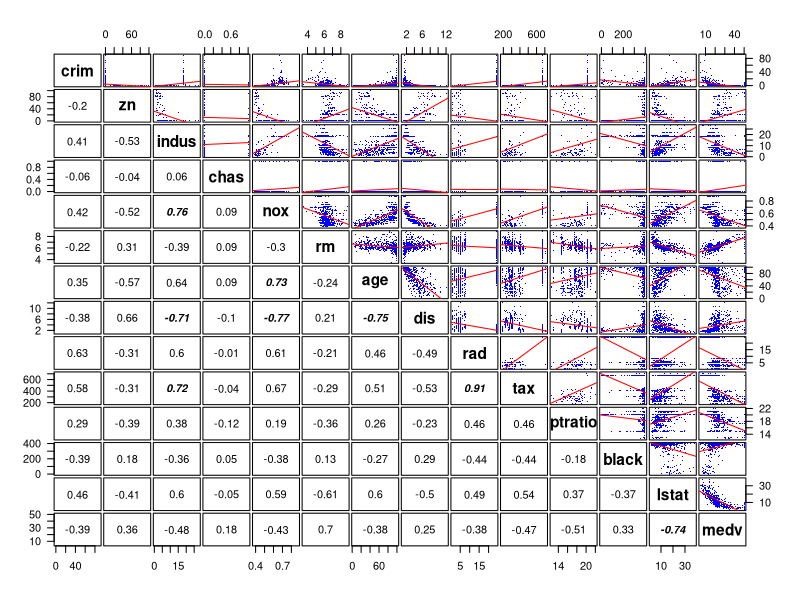
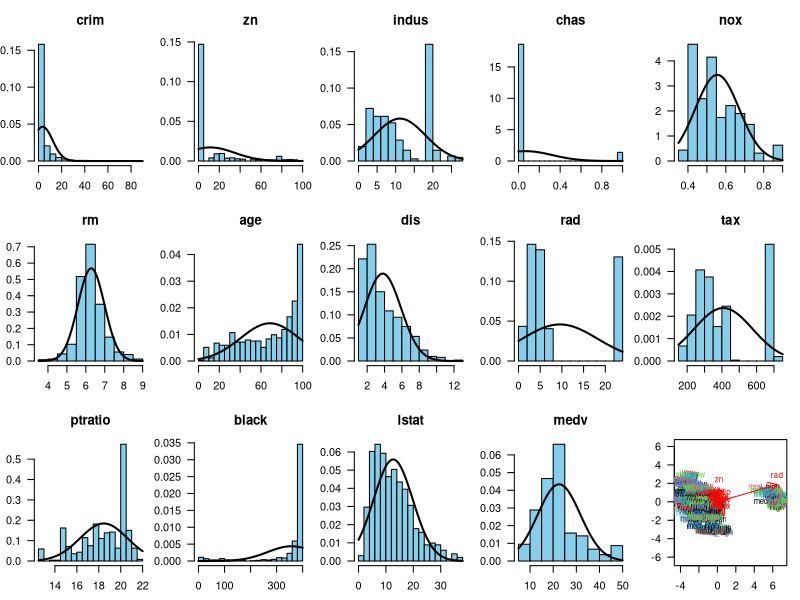
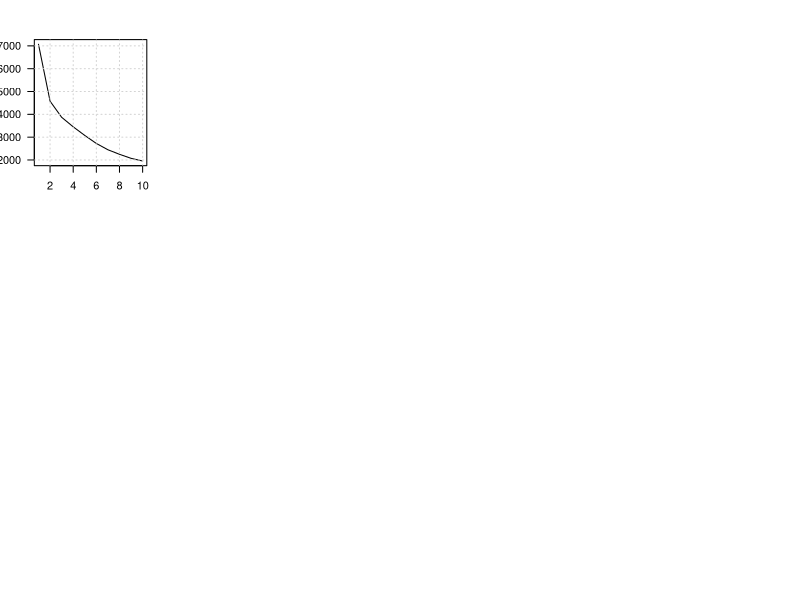
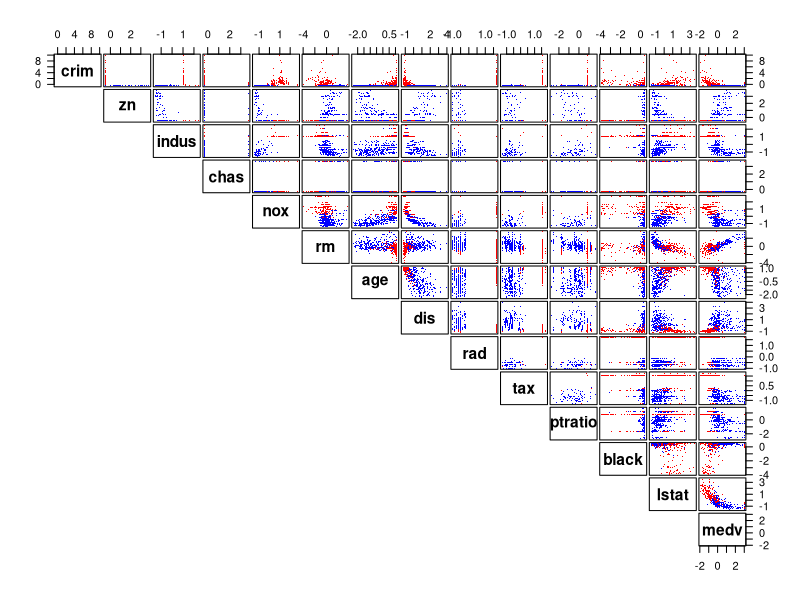

Write the R code that produced these figures, in order.
## ---- chunk 1
library(MASS) # Load the package MASS
data(Boston) # Load the data Boston (from the package MASS) to global environment
str(Boston)
## ---- chunk 2
par(las=1)
pairs(Boston, gap=0.2, font.labels=2, upper.panel=function(x, y) {
  points(x, y, col="blue", pch=".", cex=1.5)
  abline(lm(y ~ x), col="red")
  },
  lower.panel=function(x, y) {
    old_par <- par(no.readonly=TRUE)
    on.exit(old_par)
    par(usr=c(0, 1, 0, 1))
    text(x=0.5, y=0.5, labels=round(cor(x, y), 2), font=ifelse(abs(cor(x, y))>0.7, 4, 1))
  })
## ---- chunk 3
par(mfrow=c(3, 5), mar=c(2.6, 2.6, 3, 1)) # Set graphical parameters
for(i1 in 1:ncol(Boston)) { # Go through the variables
  dat <- Boston[,i1]
  tmp <- hist(dat, col="skyblue", breaks=15, freq=FALSE,
              main=colnames(Boston[i1]))
  x <- seq(from=min(tmp$breaks), to=max(tmp$breaks), length.out=200) 
  lines(x=x, y=dnorm(x, mean=mean(dat), sd=sd(dat)), lwd=2)
}
## ---- chunk 4
boston_scaled <- as.data.frame(scale(Boston))
summary(boston_scaled) 
apply(boston_scaled, 2, var) # Sample variance of each variable
## ---- chunk 5
library(dplyr)
crime <- with(boston_scaled, cut(crim, breaks = quantile(crim), include.lowest = TRUE, label=c("low", "med_low", "med_high", "high")))
boston_scaled <- select(boston_scaled, -crim) %>% cbind(crime)
which_train <- sample(nrow(boston_scaled), size=0.8*nrow(boston_scaled), replace=FALSE)
train <- boston_scaled[which_train,]
test <- boston_scaled[-which_train,]
## ---- chunk 6
fit <- lda(crime ~. -chas, data=boston_scaled)
## ---- chunk 7
# the function for lda biplot arrows
lda.arrows <- function(x, myscale = 2, arrow_heads = 0.1, color = "red", tex = 0.75, choices = c(1,2)){
  heads <- coef(x)
  arrows(x0 = 0, y0 = 0, 
         x1 = myscale * heads[,choices[1]], 
         y1 = myscale * heads[,choices[2]], col=color, length = arrow_heads)
  text(myscale * heads[,choices], labels = row.names(heads), 
       cex = tex, col=color, pos=3)
}
classes <- as.numeric(train$crime) # Classifications of the observations
plot(fit, dimen=2, col=classes, pch=classes) # LDA biplot without arrows
lda.arrows(fit, myscale = 2) # Add the arrows
## ---- chunk 8
classes_test <- test$crime
test <- select(test, -crime)
pred <- predict(fit, newdata=test)
table(correct=classes_test, predicted=pred$class)
## ---- chunk 9
# data(Boston) # It is useless to reload the same data again when we did not change it.
boston_scaled2 <- as.data.frame(scale(Boston))
dist_eu <- dist(boston_scaled2, method="euclidean") # Calculate (eucledian) distances between the observations as said in the assignment (this seems rather random and unrelated, though)
set.seed(1) # Initialize the random number generator
all_k <- 1:10
all_km <- lapply(all_k, function(k) kmeans(boston_scaled2, centers=k, nstart=10))
plot(sapply(all_k, function(i1) all_km[[i1]]$tot.withinss) ~ all_k, type="l", ylab="WTSS")
grid()
## ---- chunk 10
nk <- 2
pairs(boston_scaled2, gap=0.2, font.labels=2, upper.panel=function(x, y) {
  points(x, y, col=c("blue", "red")[all_km[[nk]]$cluster], pch=".", cex=1.5)
  }, lower.panel=NULL)
